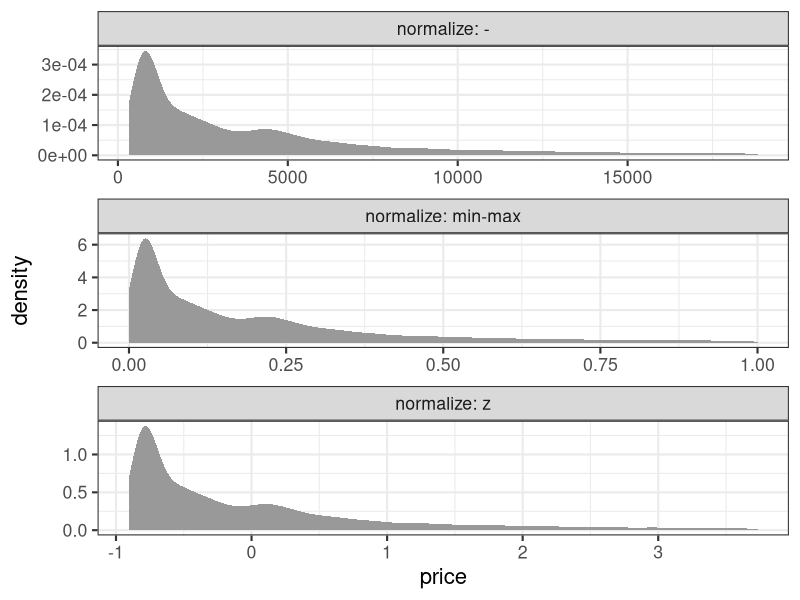

R code for this plot: (Note: this script raises an error after producing the figure.)
## ---- chunk 1

## ---- chunk 2
library(ggplot2)
library(tibble)
library(dplyr)
library(tidyr)
knitr::opts_chunk$set(cache = TRUE)
## ---- chunk 3
x = c(1, 2, 9)  # 長さ3の数値ベクトル
x + x           # 同じ長さ同士の計算
y = 10          # 長さ1の数値ベクトル
x + y           # 長さ3 + 長さ1 = 長さ3 (それぞれ足し算)
sqrt(x)         # square root
## ---- chunk 4
answer = 42
typeof(answer)
## ---- chunk 5
typeof(as.integer(answer))
whoami = 24601L
typeof(whoami)
## ---- chunk 6
x = c(1, 2, 3)
sqrt(x)
log(x)
log10(x)
exp(x)
## ---- chunk 7
dia = diamonds    # 別名コピー

# dollar演算子 $ で指定
dia$price = 105.59 * dia$price

# 名前を [[文字列]] で指定
dia[["price"]] = 105.59 * dia[["price"]]

# dplyr::mutate with pipe
dia = diamonds %>%
  mutate(price = 105.59 * price)
## ---- chunk 8
normalized_minmax = diamonds %>%
  mutate(price = (price - min(price)) / (max(price) - min(price))) %>%
  print()
## ---- chunk 9
normalized_z = diamonds %>%
  mutate(price = (price - mean(price)) / sd(price)) %>%
  print()
## ---- chunk 10
dplyr::bind_rows(diamonds %>% dplyr::mutate(normalize = "-"),
  normalized_minmax %>% dplyr::mutate(normalize = "min-max"),
  normalized_z %>% dplyr::mutate(normalize = "z")) %>%
  ggplot() +
  aes(price) +
  geom_density(fill = "#999999", color = NA) +
  facet_wrap(vars(normalize), ncol = 1L, scale = "free", label = label_both) +
  theme_bw(base_size = 16)
## ---- chunk 11
result = diamonds %>%
  filter(abs(price - mean(price)) / sd(price) < 3) %>%
  print()
## ---- chunk 12
df = tibble(x = c(1, 2, NA), y = c("a", NA, "b"))
df %>% drop_na()
## ---- chunk 13
starwars
## ---- chunk 14
df = tibble(x = c(1, 2, NA), y = c("a", NA, "b"))
df %>% replace_na(list(x = 0, y = "unknown"))
## ---- chunk 15
starwars
## ---- chunk 16
df %>%
  mutate(x = na_if(x, 1), y = na_if(y, "a"))
## ---- chunk 17
starwars
## ---- chunk 18
y = c(1, 2, NA, NA, 5)
z = c(NA, NA, 3, 4, 5)
coalesce(y, z)
## ---- chunk 19
df = tibble(x = c(1, 2, NA), y = c("a", NA, "b"))
df %>% mutate(z = coalesce(x, y))
## ---- chunk 20
condition = c(TRUE, TRUE, FALSE)
x = c(1, 2, 3)
y = c(100, 200, 300)
if_else(condition, x, y)
## ---- chunk 21
starwars
## ---- chunk 22
x = "This is a string"
y = 'If I want to include a "quote" inside a string, I use single quotes'
## ---- chunk 23
library(stringr)
## ---- chunk 24
fruit4 = head(fruit, 4L) %>% print()
str_length(fruit4)            # 長さ
str_sub(fruit4, 2, 4)         # 部分抽出
str_c(1:4, " ", fruit4, "!")  # 結合
## ---- chunk 25
# aで始まる
str_subset(fruit, "^a")

# rで終わる
str_subset(fruit, "r$")

# 英数字3-4文字
str_subset(fruit, "^\\w{3,4}$")
## ---- chunk 26
fruit4 = head(fruit, 4L)
str_detect(fruit4, "^a")
## ---- chunk 27
starwars
## ---- chunk 28
fruit4 = head(fruit, 4L)
str_extract(fruit4, "^a..")
## ---- chunk 29
diamonds
## ---- chunk 30
fruit4 = head(fruit, 4L)
str_replace(fruit4, "..$", "!!")
str_replace(fruit4, "(..)$", "_\\1_")
## ---- chunk 31
starwars
## ---- chunk 32
fruit4 = head(fruit, 4L)
str_to_upper(fruit4)              # 大文字に
str_pad(fruit4, 8, "left", "_")   # 幅を埋めて指定幅に
## ---- chunk 33
stringi::stri_trans_nfkc("ｶﾀｶﾅ")  # 半角カナを全角に
## ---- chunk 34
library(readr)
## ---- chunk 35
parse_number(c("p = 0.02 *", "N_A = 6e23"))
parse_double(c("0.02", "6e+23"))
parse_logical(c("1", "true", "0", "false"))
parse_date("2020-06-03")
## ---- chunk 36
month_levels = c(                       # 取りうる値
  "Jan", "Feb", "Mar", "Apr", "May", "Jun",
  "Jul", "Aug", "Sep", "Oct", "Nov", "Dec"
)
x1 = c("Dec", "Apr", "Jan", "Mar")      # ただの文字列vector
y1 = factor(x1, levels = month_levels)  # 因子型に変換
print(y1)
as.integer(y1)                          # 整数型に変換可能
## ---- chunk 37
x2 = c("Dec", "Apr", "Jam", "Mar")
factor(x2, levels = month_levels)
## ---- chunk 38
as.factor(starwars[["gender"]])
## ---- chunk 39
x1 = c("Dec", "Apr", "Jan", "Mar")
sort(x1)     # 文字列としてソートするとアルファベット順
y1 = factor(x1, levels = month_levels)
sort(y1)     # 因子としてソートするとlevels順
## ---- chunk 40
mpg_fct = mpg %>%
  mutate(drv = factor(drv, levels = c("f", "r", "4")))
## ---- chunk 41
p1 = mpg %>%
  ggplot() +
  aes(drv, hwy) +
  geom_boxplot(aes(fill = drv), outlier.alpha = 0) +
  geom_jitter(height = 0, width = 0.25, alpha = 0.5) +
  labs(x = "drv") +
  theme_classic(base_size = 18) +
  theme(legend.position = "none")
cowplot::plot_grid(p1 + ggtitle("mpg"), p1 %+% mpg_fct + ggtitle("mpg_fct"), nrow = 1L)
## ---- chunk 42
x1 = c("Dec", "Apr", "Jan", "Mar")
y3 = factor(x1, levels = month_levels, ordered = TRUE)
class(y3)
print(y3)
y3 < "Sep"
## ---- chunk 43
library(forcats)
## ---- chunk 44
diamonds_fct = diamonds %>%
  mutate(color = fct_infreq(color))
mpg_fct = mpg %>%
  mutate(fl = fct_lump(fl, n = 2))
## ---- chunk 45
p1 = diamonds_fct %>%
  ggplot() + aes(x = color) + geom_bar() + coord_flip() +
  theme_minimal(base_size = 16)
p2 = mpg_fct %>%
  ggplot() + aes(fl, cty, fill = fl) +
  geom_dotplot(binaxis = "y", stackdir = "center", binwidth = 0.5, stroke = 0) +
  theme_minimal(base_size = 16) +
  theme(legend.position = "none")
cowplot::plot_grid(p1, p2, nrow = 1L)
## ---- chunk 46
mpg %>%
  mutate(drv = fct_relevel(drv, "f", "r", "4")) %>%
  mutate(class = fct_rev(fct_infreq(class))) %>%
  ggplot() +
  aes(class) +
  geom_bar(aes(fill = drv)) +
  coord_flip() +
  theme_classic(base_size = 18) +
  theme(panel.grid = element_blank(), axis.title.y = element_blank(),
        axis.line.y = element_blank(), axis.ticks.y = element_blank(),
        legend.position = "top")
## ---- chunk 47
iris %>% rowid_to_column() %>%
  mutate(value = 1L) %>%
  pivot_wider(names_from = Species,
              values_from = value, values_fill = 0L)
## ---- chunk 48
now = "2021-09-15 11:00:00"
ct = as.POSIXct(now)
unclass(ct)
lt = as.POSIXlt(now)
unclass(lt) %>% as_tibble()
## ---- chunk 49
library(lubridate)
## ---- chunk 50
ymd(c("20201017", "2020-10-17", "20/10/17"))
## ---- chunk 51
today = ymd(20201017)
month(today)
wday(today, label = TRUE)
